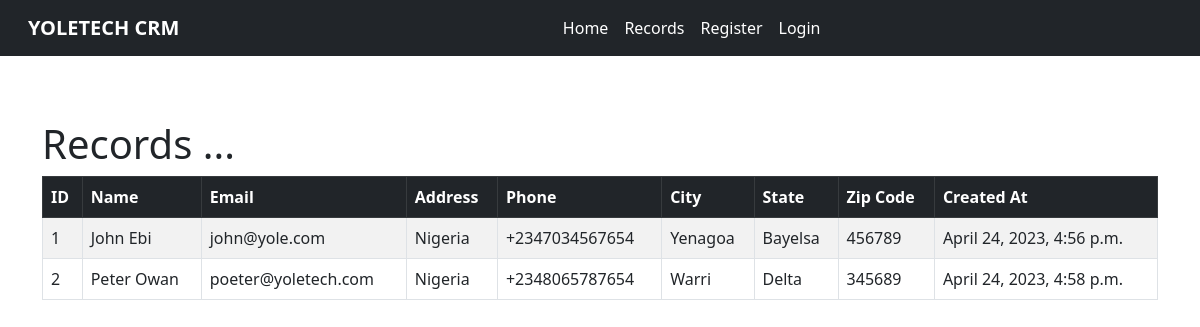
The app's page /records/ with its own data.
### App/models.py (models this page shows, shortened)
class Record(models.Model):
    created_at = models.DateTimeField(auto_now_add=True)
    first_name = models.CharField(max_length=50)
    last_name = models.CharField(max_length=50)
    email = models.CharField(max_length=100)
    phone = models.CharField(max_length=50)
    address = models.CharField(max_length=100)
    city = models.CharField(max_length=50)
    state = models.CharField(max_length=50)
    zipcode = models.CharField(max_length=8)

### App/views.py (the view)
# urls.py: path('records/', views.records, name='records'),
def records(request):
    records = Record.objects.all()
    return render(request, 'App/records.html', {'records': records})

### App/templates/App/records.html
{% extends 'App/base.html' %} {% load static %}
{% block content %}
<div class="container mt-5">
  <div class="row">
    <div class="mt-12 col-12">
      <h1 class="">Records ... </h1>
      <table class="table table-striped table-hover table-bordered">
        <thead class="table-dark">
            <tr>
                <th scope="col">ID</th>
                <th scope="col">Name</th>
                <th scope="col">Email</th>
                <th scope="col">Address</th>
                <th scope="col">Phone</th>
                <th scope="col">City</th>
                <th scope="col">State</th>
                <th scope="col">Zip Code</th>
                <th scope="col">Created At</th>
            </tr>
        </thead>
        <tbody>
            {% if records %}
               {% for record in records %}
            <tr>
                <td>{{record.id}} </td>
                <td>{{record.first_name}}
                {{record.last_name}}</td>
                <td>{{record.email}}</td>
                <td>{{record.address}}</td>
                <td>{{record.phone}}</td>
                <td>{{record.city}}</td>
                <td>{{record.state}}</td>
                <td>{{record.zipcode}}</td>
                <td>{{record.created_at}}</td>
            </tr>
            {% endfor %}
          {% endif %}
        </tbody>
      </table>
    </div>
  </div>
</div>
{% endblock content %}

### App/templates/App/base.html (shortened to what this page needs)
{% load static %}
<!DOCTYPE html>
<html lang="en">
<head>
    <link href="{% static 'css/bootstrap.min.css' %}" rel="stylesheet">
</head>
<body>
<nav class="navbar navbar-expand-lg navbar-dark bg-dark fixed-top">
    <div class="container-xxl">
        <a class="navbar-brand fw-bold ms-3" href="{% url 'index' %}">YOLETECH CRM</a>
        <div class="collapse navbar-collapse justify-content-start align-content-center px-2" id="main-nav">
            <div class="navbar-nav justify-content-end mx-auto">
                <a class="nav-link active" aria-current="page" href="{% url 'index' %}">Home</a>
                <a class="nav-link active" aria-current="page" href="{% url 'records' %}">Records</a>
                 {% if user.is_authenticated %}
                 <a class="nav-link active" aria-current="page" href="{% url 'logout' %}">Logout</a>
                 {% else %}
                  <a class="nav-link active" aria-current="page" href="{% url 'register' %}">Register</a>
                  <a class="nav-link active" aria-current="page" href="{% url 'login' %}">Login</a>
                 {% endif %}
            </div>
        </div>
    </div>
</nav><br/><br/><br/>
 {% block content %}
 {% endblock content %}
</body>
</html>

### records on screen
Record: id "1", first_name "John", last_name "Ebi", email "john@yole.com", address "Nigeria", phone "+2347034567654", city "Yenagoa", state "Bayelsa", zipcode "456789", created_at "April 24, 2023, 4:56 p.m."
Record: id "2", first_name "Peter", last_name "Owan", email "poeter@yoletech.com", address "Nigeria", phone "+2348065787654", city "Warri", state "Delta", zipcode "345689", created_at "April 24, 2023, 4:58 p.m."
